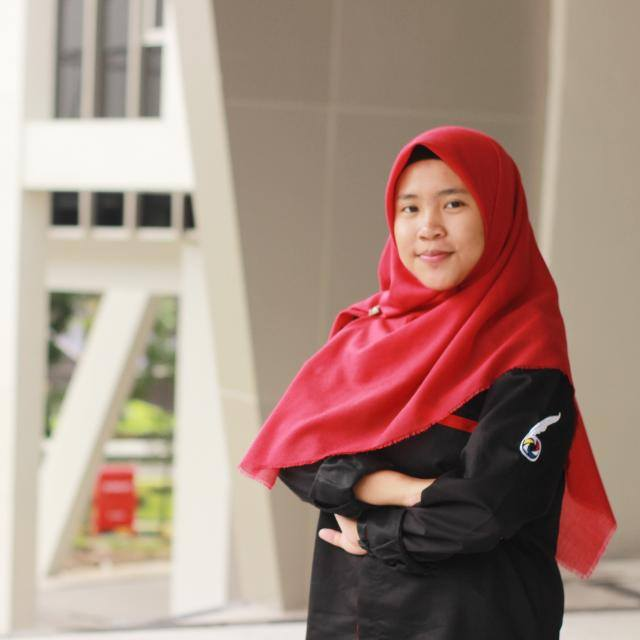
%> input picture pp.jpg, 640 x 640 px
$ octave morfologi_opening.m   (GNU Octave 9; MATLAB toolbox functions it lacks are replaced by stand-ins)
%> lines starting %> are read from the running program, lines starting %| are printed output that depends on the picture; in (x1, y1, x2, y2) boxes, pixels count from 0 and x2, y2 are one past the last pixel; in counts of white or black regions, pixels touching at a corner belong together; the program's own positions count from 1
clear all
close all
pkg load image

Img = imread('pp.jpg');
%> Img is the input picture: size 640x640x3 uint8; mean R, G, B 166.4, 138.6, 127.7
BW = im2bw(Img, 0.1);
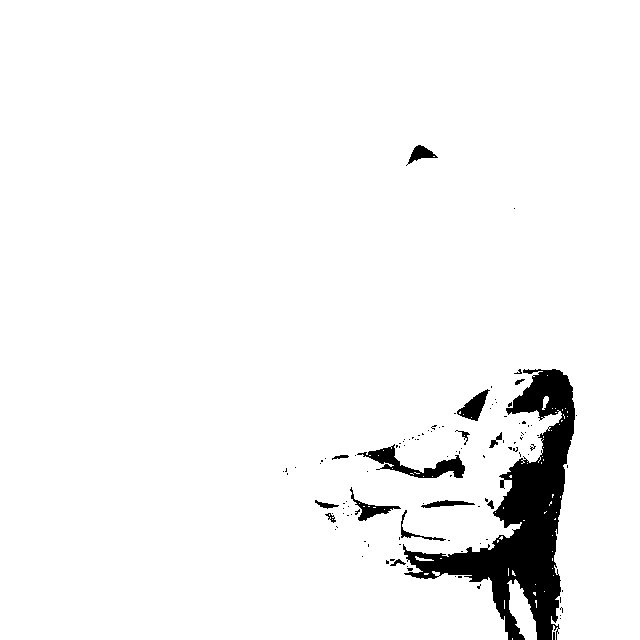
%> BW: size 640x640 logical; 95.6% white; 111 black regions (96 under 20 px), largest, box (x1, y1, x2, y2) and area: (403, 369, 575, 640) 14559, (357, 444, 465, 478) 1168, (457, 389, 490, 421) 468
H = [
      0 0 1 1 1 1 1 0 0
      0 1 1 1 1 1 1 1 0
      1 1 1 1 1 1 1 1 1
      1 1 1 1 1 1 1 1 1
      1 1 1 1 1 1 1 1 1
      1 1 1 1 1 1 1 1 1
      1 1 1 1 1 1 1 1 1
      0 1 1 1 1 1 1 1 0
      0 0 1 1 1 1 1 0 0];
G = imdilate(BW, H);
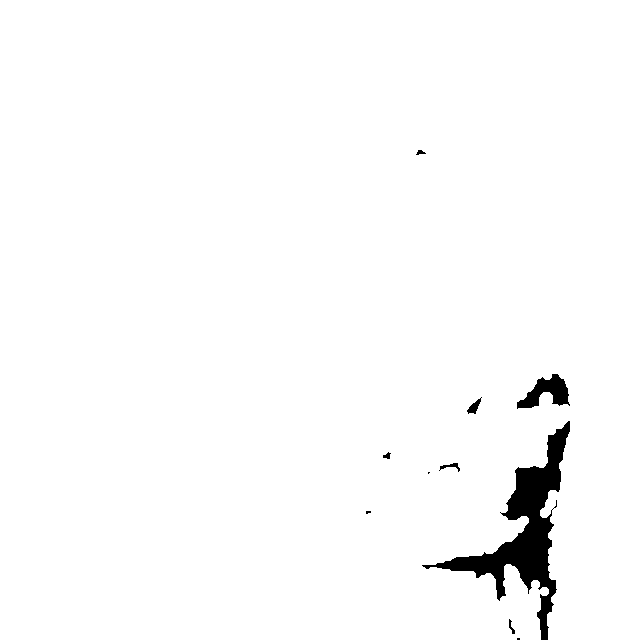
%> G: size 640x640 logical; 98% white; 10 black regions (3 under 20 px), largest, box (x1, y1, x2, y2) and area: (422, 421, 570, 640) 6843, (517, 374, 570, 409) 913, (467, 397, 482, 414) 106
M = imerode(G,H);
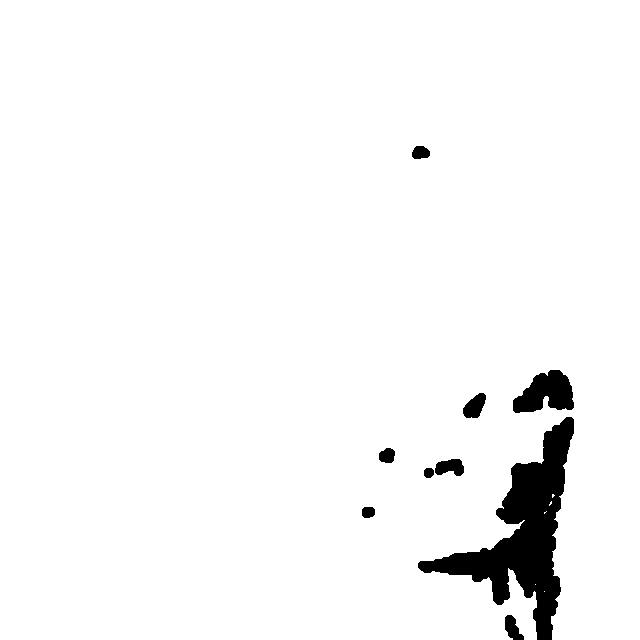
%> M: size 640x640 logical; 96.6% white; 9 black regions, largest, box (x1, y1, x2, y2) and area: (418, 417, 574, 640) 10727, (513, 370, 574, 413) 1729, (463, 393, 486, 418) 380

subplot(1,3,1); imshow(Img); title('asli');
subplot(1,3,2); imshow(BW); title('black n white');
subplot(1,3,3); imshow(M, [0 1]); title('opening');

$ run again, with images.jpg copied over pp.jpg
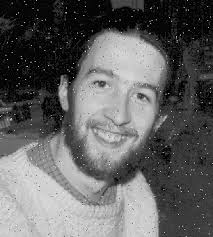
%> input picture images.jpg, 213 x 237 px
%> Img is the input picture: size 237x213x3 uint8; min 0, max 241, mean 97.5
%> `BW = im2bw(Img, 0.1);`:
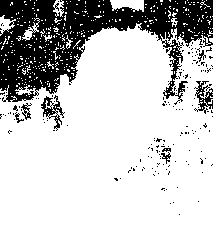
%> BW: size 237x213 logical; 76.9% white; 170 black regions (162 under 20 px), largest, box (x1, y1, x2, y2) and area: (0, 0, 213, 105) 10487, (41, 95, 65, 131) 287, (194, 81, 213, 114) 279
%> G: size 237x213 logical; 98.9% white; 28 black regions (21 under 20 px), largest, box (x1, y1, x2, y2) and area: (39, 0, 51, 18) 121, (0, 0, 14, 13) 89, (155, 12, 168, 30) 65
%> `M = imerode(G,H);`:
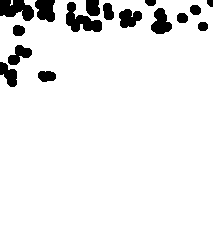
%> M: size 237x213 logical; 92.9% white; 16 black regions, largest, box (x1, y1, x2, y2) and area: (66, 2, 102, 32) 547, (0, 0, 34, 21) 495, (35, 0, 55, 22) 355
